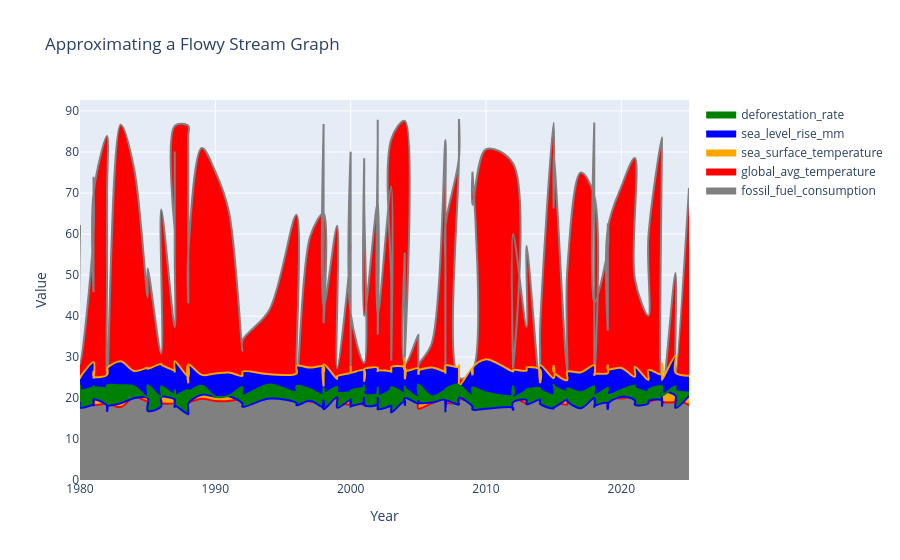

Notebook cell for this chart:
### Code cell
# Data preparation remains the same
melted_data_all = australia_data.melt(
    id_vars='year',
    value_vars=[
        'fossil_fuel_consumption',
        'sea_surface_temperature',
        'sea_level_rise_mm',
        'deforestation_rate',
        'global_avg_temperature'
    ],
    var_name='Metric',
    value_name='Value'
)


# Prepare traces while modifying opacity and overlap to simulate flow
traces = []
for i, (metric, color) in enumerate(color_map.items()):
    filtered_data = melted_data_all[melted_data_all['Metric'] == metric]
    trace = go.Scatter(
        x=filtered_data['year'],
        y=filtered_data['Value'] + i * 5,  # Offset for more visual separation
        mode='lines',
        name=metric,
        line=dict(color=color, shape='spline'),  # Spline for smoothness
        fill='tonexty',  # Smooth visual perception
        fillcolor=color,
        opacity=0.6  # Translucency for flow effect
    )
    traces.append(trace)

# Define layout
layout = go.Layout(
    title='Approximating a Flowy Stream Graph',
    xaxis=dict(title='Year'),
    yaxis=dict(title='Value'),
    hovermode='closest'
)

# Create the figure
fig = go.Figure(data=traces, layout=layout)

# Display the plot
fig.show()
